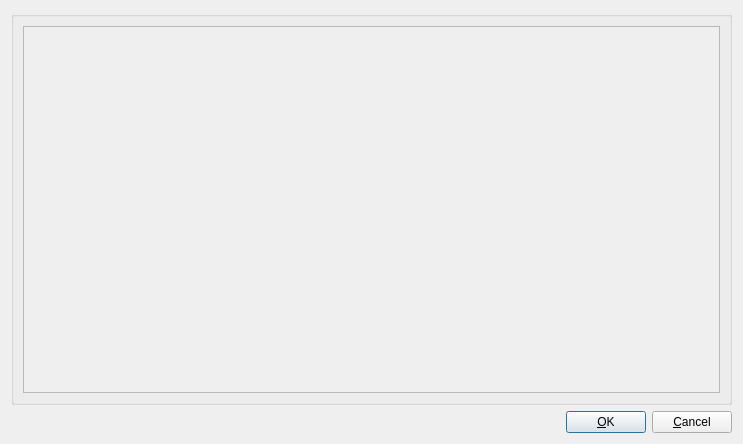
<?xml version="1.0" encoding="UTF-8"?>
<ui version="4.0">
 <class>Avatars</class>
 <widget class="QDialog" name="Avatars">
  <property name="windowModality">
   <enum>Qt::WindowModal</enum>
  </property>
  <property name="geometry">
   <rect>
    <x>0</x>
    <y>0</y>
    <width>743</width>
    <height>444</height>
   </rect>
  </property>
  <property name="windowTitle">
   <string>Avatars</string>
  </property>
  <layout class="QGridLayout" name="gridLayout_2">
   <item row="0" column="0">
    <widget class="QGroupBox" name="groupBox">
     <property name="title">
      <string/>
     </property>
     <layout class="QGridLayout" name="gridLayout">
      <item row="0" column="0">
       <widget class="QScrollArea" name="avatarsList">
        <property name="widgetResizable">
         <bool>true</bool>
        </property>
        <widget class="QWidget" name="scrollAreaWidgetContents">
         <property name="geometry">
          <rect>
           <x>0</x>
           <y>0</y>
           <width>695</width>
           <height>359</height>
          </rect>
         </property>
        </widget>
       </widget>
      </item>
     </layout>
    </widget>
   </item>
   <item row="1" column="0">
    <layout class="QHBoxLayout" name="horizontalLayout">
     <item>
      <spacer name="horizontalSpacer">
       <property name="orientation">
        <enum>Qt::Horizontal</enum>
       </property>
       <property name="sizeHint" stdset="0">
        <size>
         <width>40</width>
         <height>20</height>
        </size>
       </property>
      </spacer>
     </item>
     <item>
      <widget class="QPushButton" name="okButton">
       <property name="text">
        <string>&amp;OK</string>
       </property>
      </widget>
     </item>
     <item>
      <widget class="QPushButton" name="cancelButton">
       <property name="text">
        <string>&amp;Cancel</string>
       </property>
      </widget>
     </item>
    </layout>
   </item>
  </layout>
 </widget>
 <resources/>
 <connections>
  <connection>
   <sender>okButton</sender>
   <signal>clicked()</signal>
   <receiver>Avatars</receiver>
   <slot>accept()</slot>
   <hints>
    <hint type="sourcelabel">
     <x>112</x>
     <y>301</y>
    </hint>
    <hint type="destinationlabel">
     <x>96</x>
     <y>254</y>
    </hint>
   </hints>
  </connection>
  <connection>
   <sender>cancelButton</sender>
   <signal>clicked()</signal>
   <receiver>Avatars</receiver>
   <slot>reject()</slot>
   <hints>
    <hint type="sourcelabel">
     <x>220</x>
     <y>301</y>
    </hint>
    <hint type="destinationlabel">
     <x>179</x>
     <y>282</y>
    </hint>
   </hints>
  </connection>
 </connections>
</ui>
